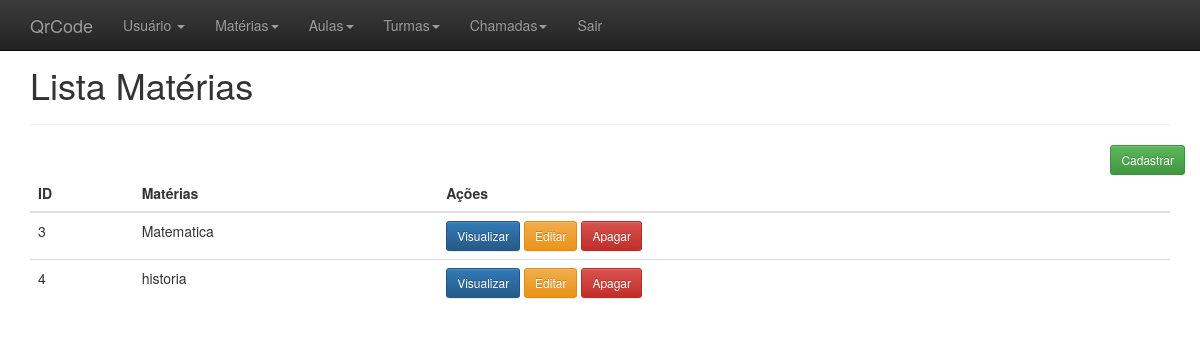
/admin/administrativo.php?link=9 (signed in), run on the app's committed database.
### tables this page shows
CREATE TABLE `materias` (
  `id` int(11) NOT NULL,
  `materias` varchar(220) NOT NULL,
  `created` datetime NOT NULL,
  `modified` datetime DEFAULT NULL
);

### admin/listar_materias.php (the view, shortened to what this page needs)
<?php
	$resultado=mysqli_query($conectar,"SELECT * FROM materias ORDER BY 'id'");
?>
<div class="container theme-showcase" role="main">
  <div class="page-header">
	<h1>Lista Matérias</h1>
  </div>
  <div class="row espaco">
		<div class="pull-right">
			<a href="administrativo.php?link=10"><button type='button' class='btn btn-sm btn-success'>Cadastrar</button></a>
		</div>
	</div>
  <div class="row">
	<div class="col-md-12">
	  <table class="table">
		<thead>
		  <tr>
			<th>ID</th>
			<th>Matérias</th>
			<th>Ações</th>
		  </tr>
		</thead>
		<tbody>
			<?php
				while($linhas = mysqli_fetch_array($resultado)){
					echo "<tr>";
						echo "<td>".$linhas['id']."</td>";
						echo "<td>".$linhas['materias']."</td>";
						?>
						<td>
						<a href='administrativo.php?link=11&id=<?php echo $linhas['id']; ?>'><button type='button' class='btn btn-sm btn-primary'>Visualizar</button></a>
						<a href='administrativo.php?link=12&id=<?php echo $linhas['id']; ?>'><button type='button' class='btn btn-sm btn-warning'>Editar</button></a>
						<a href='processa/proc_apagar_materias.php?id=<?php echo $linhas['id']; ?>'><button type='button' class='btn btn-sm btn-danger'>Apagar</button></a>
						<?php
					echo "</tr>";
				}
			?>
		</tbody>
	  </table>
	</div>
	</div>
</div>

### admin/css/theme.css (style rules this page uses)
body { padding-top: 25px; padding-bottom: 30px; }

### data on the page
materias: id "3", materias "Matematica"
materias: id "4", materias "historia"
